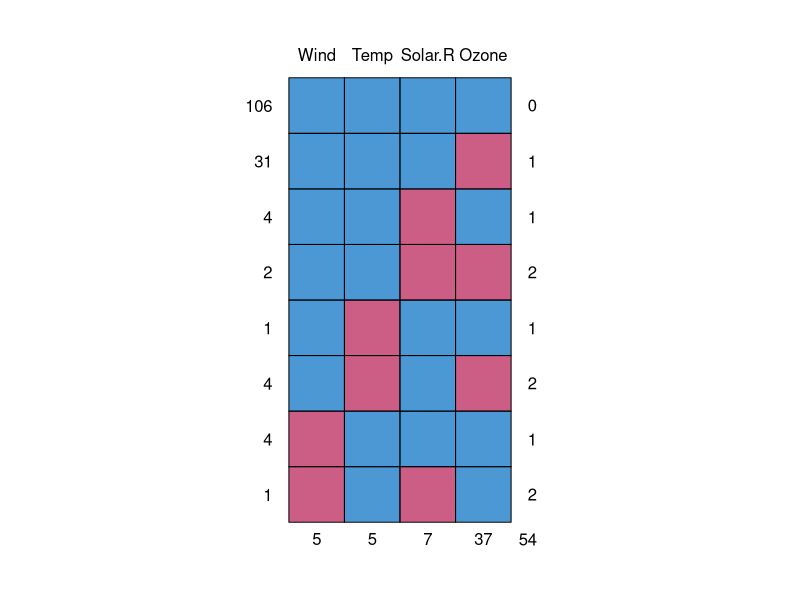
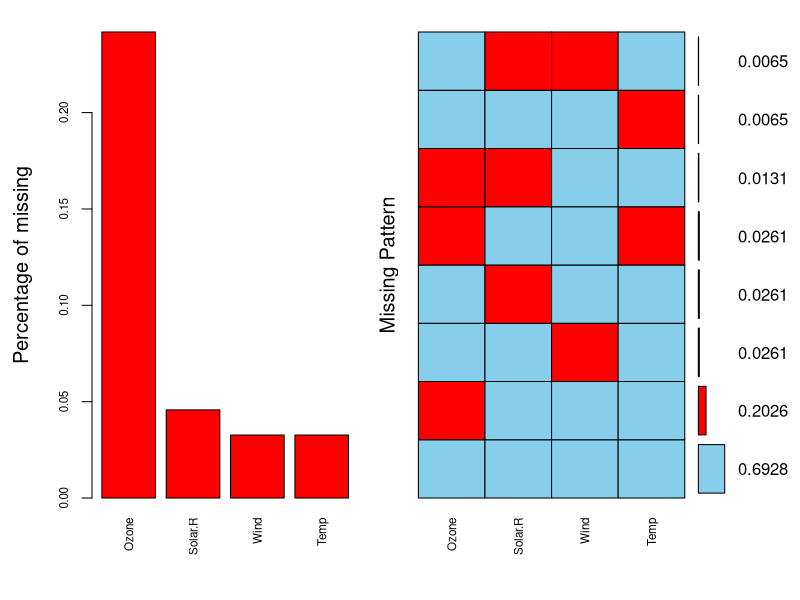
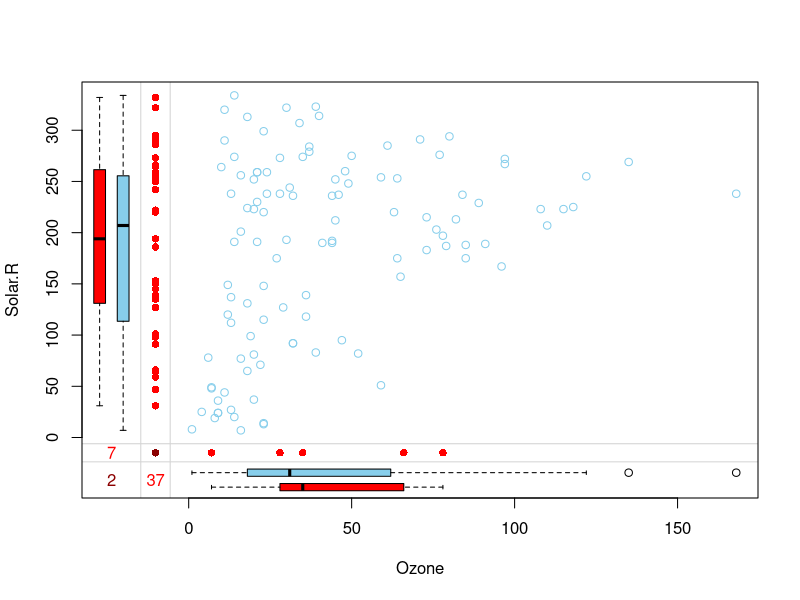
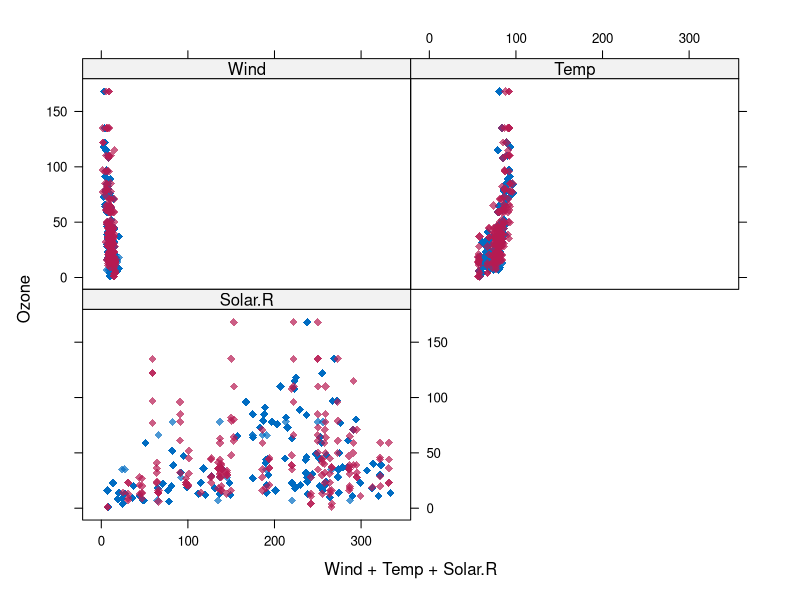
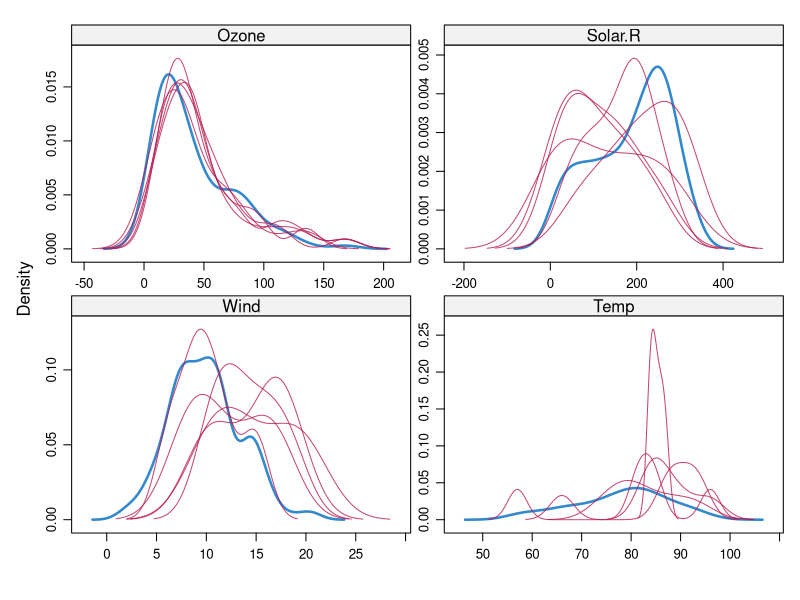
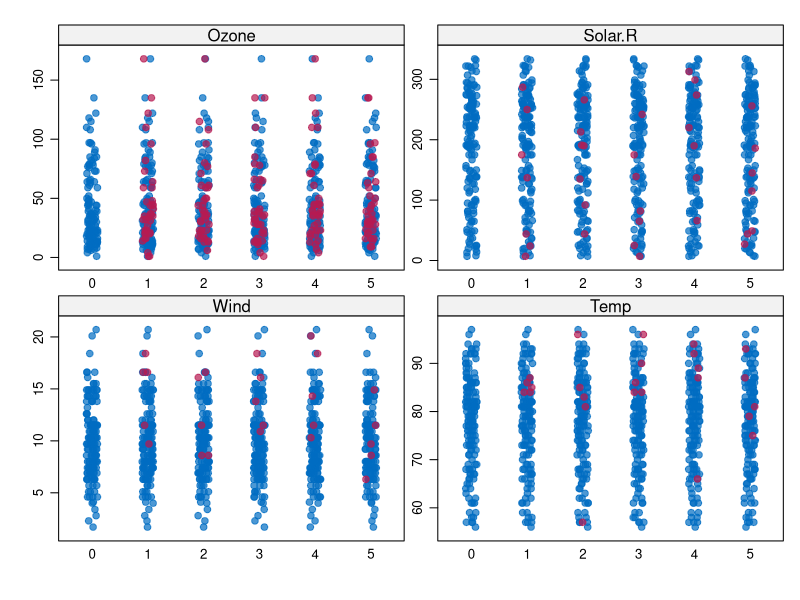

Source code (R) for these figures, in order:
# 1장 다변량 분석 기초 : 결측값 대치

# airquality 자료에 대해 결측값 대치를 수행한다.
### {mice} 패키지는 결측값에 대해 특별히 고안된 분포로부터 타당한 자료를 추출하여 대치값으로 사용 
dim(airquality) # 핼, 열의 수
air <- airquality[, 1:4] # 변수 4개(Ozone, Solar.R, Wind, Temp)로 제한
air[11:15, 3] <- NA # 결측값 추가
air[51:55, 4] <- NA # 결측값 추가
summary(air) # 결측값 추가
dim(air) # 핼, 열의 수


# {mice}패키지의 md.pattern() 함수를 사용하여 변수별 결측값의 수와 결측값의 형태를 파악
### 왼쪽 숫자 : 각 패턴이 바료에 몇 개 있는지
### 오른족 숫자 : 각 패턴에서 결측값 수
### 아래 숫자 : 각 변수의 결측값 수
library(mice)
md.pattern(air) # missing data pattern


# {VIM} 패키지를 사용하여 aggr(), marginplot() 함수를 사용하여 결측값 패턴을 시각화 하는데 유용하다.
### aggr() 함수 : 결측(/대치)값에 대한 집계를 제공
### col=c('1번','2번') : 참(1)일 때 1번 색상, 거짓(2)일 때 2번 색상
library(VIM)
aggr(air, col=c('skyblue','red'), numbers=TRUE, sortVars = TRUE, labels=names(air), cex.axis=.7, gap=3, 
     ylab=c("Percentage of missing", "Missing Pattern"))


# marginplot() 함수 : 변수 쌍에 대한 산점도와 함께 결측(/대치) 값에 대한 정보를 마진에 그림으로 제공
marginplot(air[c(1,2)])


# {mice}패키지의 mice()함수를 이용하여 다변량 자료의 결측값에 대해 다중 대치 수행
### m = 5 : 다중 대치 수를 5개로 지정
### mathod = "pmm", "logreg", "ployreg", "plor"
### pmm : 수치형 변수의 경우 디폴트
### logreg : 이진(수준이 2개인) 변수에 대한 디폴트
### ployreg : 요인(수준이 3개 이상인) 변수에 대한 디폴트
### plor : 2개 이상의 순서형 변수에 대한 디폴트
library(mice)
air.m <- mice(air, m=5, maxit=50, meth='pmm', seed=200)
ls(air.m) # air.m 값이 가지고 있는 $ 메소드를 보여준다.
summary(air.m)


# complete() 함수를 이용하여 결측값 대치 후 완비 자료 출력(5개중 첫 번째 사용)
air.com <- complete(air.m, 1)
summary(air.com)


# 원 자료와 대치된 자료의 분포 비교하는 방법 소개. 
xyplot(air.m, Ozone ~ Wind+Temp+Solar.R, pch=18, cex=1)
densityplot(air.m)
stripplot(air.m, pch=20, cex=1.2)


# 다중 대치에 의한 여러 개의 완비 데이터 셋별로 특정모형 적합한 뒤, 이를 결합하는 방법 제시.
fit1 <- with(air.m, lm(Temp ~ Ozone+Solar.R+Wind))
summary(pool(fit1))
air.m2 <- mice(air, m=50, seed=500)
fit2 <- with(air.m2, lm(Temp ~ Ozone+Solar.R+Wind))
summary(pool(fit2))
